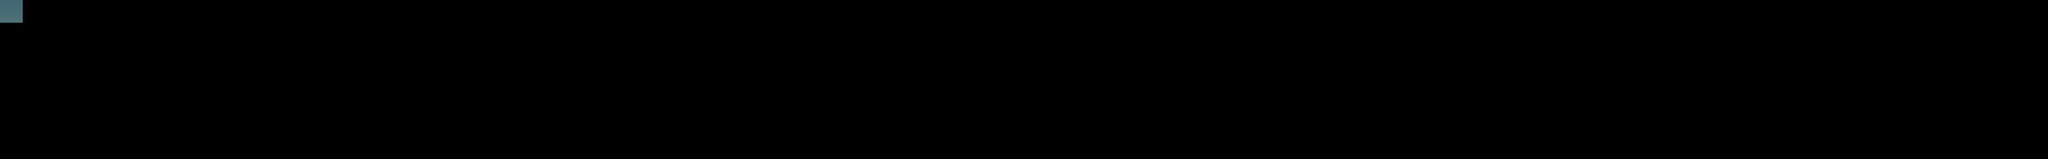

Rendered tile map (Tiled .tmx) drawn with the repository's tilesets; below, a short description and the map source with its tile grids summarised:
An orthogonal 90x7 tile map with 64x64 px tiles, 1 tile layer (Tile Layer 1) and 19 objects.

<map version="1.0" orientation="orthogonal" renderorder="left-down" width="90" height="7" tilewidth="64" tileheight="64" nextobjectid="365">
 <tileset firstgid="1" name="background" tilewidth="64" tileheight="64">
  <image source="background.png" width="800" height="480" />
 </tileset>
 <layer name="Tile Layer 1" width="90" height="7">
  <data>[630 cells, 1 non-empty, 1 distinct tile ids]</data>
 </layer>
 <objectgroup name="floor">
  <object id="332" x="0" y="420" width="5785" height="25" />
 </objectgroup>
 <objectgroup name="ladder" />
 <objectgroup name="ladder2" />
 <objectgroup name="minifort" />
 <objectgroup name="bigfort">
  <object id="349" x="1732" y="316" width="116" height="88" />
  <object id="350" x="4124" y="328" width="100" height="72" />
 </objectgroup>
 <objectgroup name="stand_man" />
 <objectgroup name="hide_man" />
 <objectgroup name="moveEnemy">
  <object id="346" x="764" y="312" width="432" height="96" />
  <object id="347" x="2544" y="320" width="1056" height="84" />
  <object id="348" x="4772" y="312" width="472" height="88" />
 </objectgroup>
 <objectgroup name="bridge_head" />
 <objectgroup name="bridge_body" />
 <objectgroup name="bridge_tail" />
 <objectgroup name="rewardM" />
 <objectgroup name="rewardF" />
 <objectgroup name="rewardS" />
 <objectgroup name="rewardFlyS" />
 <objectgroup name="rewardFlyF" />
 <objectgroup name="item_plane" />
 <objectgroup name="item_tank">
  <object id="335" x="144" y="368" width="84" height="40" />
 </objectgroup>
 <objectgroup name="tank" />
 <objectgroup name="plane">
  <object id="352" x="2124" y="120" width="104" height="48" />
  <object id="353" x="2340" y="124" width="144" height="48" />
  <object id="354" x="2596" y="124" width="140" height="48" />
  <object id="355" x="3744" y="136" width="96" height="60" />
  <object id="356" x="3488" y="132" width="104" height="60" />
  <object id="358" x="5116" y="128" width="116" height="48" />
  <object id="359" x="5376" y="72" width="108" height="56" />
 </objectgroup>
 <objectgroup name="plane2" />
 <objectgroup name="tank2" />
 <objectgroup name="tank_move">
  <object id="342" x="1608" y="316" width="92" height="80" />
  <object id="343" x="5512" y="328" width="100" height="72" />
 </objectgroup>
 <objectgroup name="plane_bomb">
  <object id="360" x="1076" y="120" width="136" height="72" />
  <object id="361" x="448" y="116" width="132" height="72" />
 </objectgroup>
 <objectgroup name="plane_bomb_back">
  <object id="362" x="4132" y="60" width="112" height="52" />
 </objectgroup>
</map>
